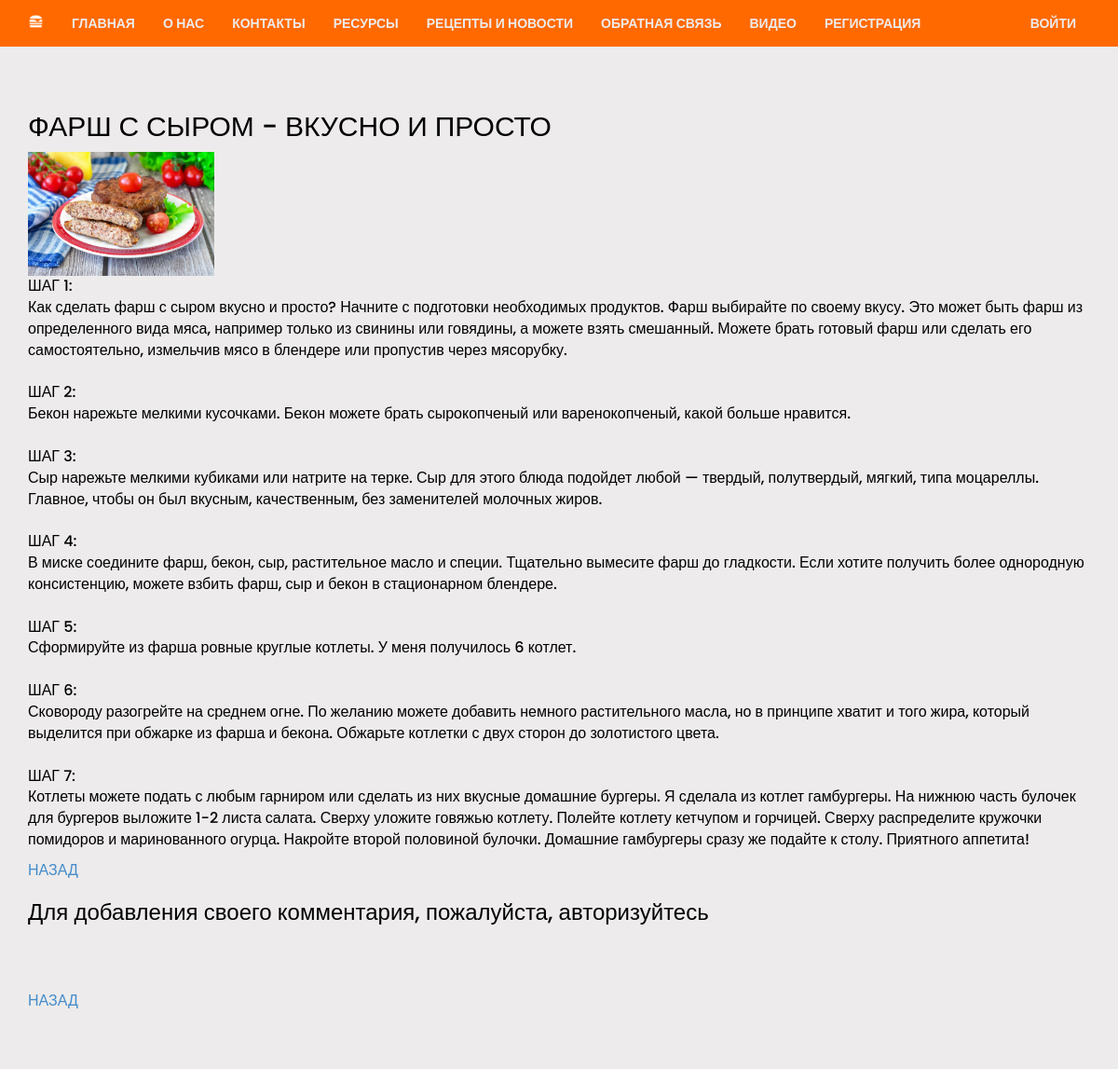
The app's page /blogpost/4/ with its own data.
### app/models.py (models this page shows, shortened)
class Blog(models.Model):
    title = models.CharField(max_length = 100, unique_for_date = "posted", verbose_name = "Заголовок")
    description = models.TextField(verbose_name = "Краткое содержание")
    content = models.TextField(verbose_name = "Полное содержание")
    posted = models.DateTimeField(default = datetime.now(), db_index = True, verbose_name = "Опубликована")
    image = models.FileField(default = 'temp.jpg', verbose_name = "Путь к картинке")
    author = models.ForeignKey(User, null=True, blank=True, on_delete=models.SET_NULL, verbose_name="Автор")
    class Meta:
        db_table = "Posts" # иня таблицы для модели
        ordering = ["-posted"] # в порядок сортировки данных в модели ("-" означает по убыванию) verbose_name = "статья блога"
        verbose_name = "статья блога"
        verbose_name_plural = "статьи блога"

### app/views.py (the view)
# urls.py: path('blogpost/<int:parametr>/', views.blogpost, name='blogpost'),
def blogpost(request, parametr):
    assert isinstance(request, HttpRequest)
    post_1 = Blog.objects.get(id=parametr) # запрос на выбор конкретной статьи по параметру
    comments = Comment.objects.filter(post=parametr)
    if request.method == "POST":
        form = CommentForm(request.POST)
        if form.is_valid():
            comment_f = form.save(commit=False)
            comment_f.author = request.user
            comment_f.date = datetime.now()
            comment_f.post = Blog.objects.get(id=parametr)
            comment_f.save()
            return redirect('blogpost', parametr=post_1.id)
    else:
         form = CommentForm()
    return render(
        request,
        'app/blogpost.html',
        {
            'post_1': post_1, # передача конкретной статьи в шаблон веб-страницы
            'comments': comments,
            'form': form,
            'year':datetime.now().year,
        }
    )

### app/templates/app/blogpost.html (shortened to what this page needs)
﻿{% extends "app/layout.html" %}
{% block content %}
<h2> {{post_1.title}} </h2>
{% if post_1.image and post_1.image.url != '/media/temp.jpg' %}
<img src="{{ post_1.image.url }}" alt=" Картинка статьи блога" width="200" />
{% endif %}
<p> {{post_1.content|linebreaksbr}} </p>
<p><a href="{% url 'blog' %}">НАЗАД</a></p>
{% if user.is_authenticated %}
<h3>Добавить комментарий</h3>
<form method="POST">
    {% csrf_token %}
    <div>
        {{form.as_p}}
        <button type="submit" class="save btn btn-default"> Отправить комментарий </button>
    </div>
</form>
{% else %}
<h3> Для добавления своего комментария, пожалуйста, авторизуйтесь </h3>
{% endif %}
<br />
<hr />
<p><a href="{% url 'blog' %}"> НАЗАД </a> </p>
{% endblock %}

### app/static/app/content/site.css (style rules this page uses)
body { padding-top: 80px; padding-bottom: 20px; }

### records on screen
Blog: title "ФАРШ С СЫРОМ - ВКУСНО И ПРОСТО", image (picture), content "ШАГ 1: Как сделать фарш с сыром вкусно и просто? Начните с подготовки необходимых продуктов. Фарш выбирайте по своему вкусу. Это может быть фарш из определенного вида мяса, например только из свинины или говядины, а можете взять смешанный. Можете брать готовый фарш или сделать его самостоятельно, измельчив мясо в блендере или пропустив через мясорубку. ШАГ 2: Бекон нарежьте мелкими кусочками. Бекон можете брать сырокопченый или варенокопченый, какой больше нравится. ШАГ 3: Сыр нарежьте мелкими кубиками или натрите на терке. Сыр для этого блюда подойдет любой — твердый, полутвердый, мягкий, типа моцареллы. Главное, чтобы он был вкусным, качественным, без заменителей молочных жиров. ШАГ 4: В…"
